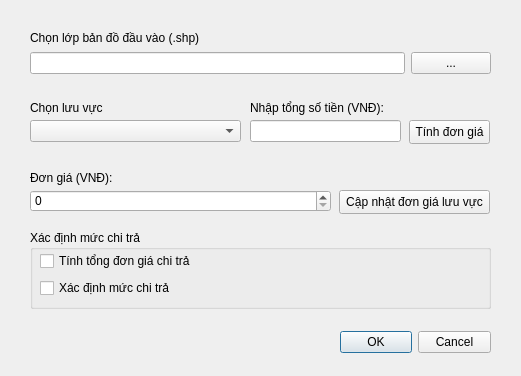
<?xml version="1.0" encoding="UTF-8"?>
<ui version="4.0">
 <class>Dialog_CapNhatDG</class>
 <widget class="QDialog" name="Dialog_CapNhatDG">
  <property name="geometry">
   <rect>
    <x>0</x>
    <y>0</y>
    <width>521</width>
    <height>376</height>
   </rect>
  </property>
  <property name="windowTitle">
   <string>v5PFES - Cập nhật đơn giá</string>
  </property>
  <widget class="QLabel" name="label1">
   <property name="geometry">
    <rect>
     <x>30</x>
     <y>30</y>
     <width>171</width>
     <height>16</height>
    </rect>
   </property>
   <property name="text">
    <string>Chọn lớp bản đồ đầu vào (.shp)</string>
   </property>
  </widget>
  <widget class="QLabel" name="label_2">
   <property name="geometry">
    <rect>
     <x>30</x>
     <y>100</y>
     <width>161</width>
     <height>16</height>
    </rect>
   </property>
   <property name="text">
    <string>Chọn lưu vực </string>
   </property>
  </widget>
  <widget class="QLabel" name="label_3">
   <property name="geometry">
    <rect>
     <x>30</x>
     <y>170</y>
     <width>181</width>
     <height>16</height>
    </rect>
   </property>
   <property name="text">
    <string>Đơn giá (VNĐ):</string>
   </property>
  </widget>
  <widget class="QComboBox" name="comboBox">
   <property name="geometry">
    <rect>
     <x>30</x>
     <y>120</y>
     <width>211</width>
     <height>22</height>
    </rect>
   </property>
  </widget>
  <widget class="QWidget" name="layoutWidget">
   <property name="geometry">
    <rect>
     <x>30</x>
     <y>50</y>
     <width>461</width>
     <height>26</height>
    </rect>
   </property>
   <layout class="QGridLayout" name="gridLayout">
    <item row="0" column="0">
     <widget class="QLineEdit" name="inputShapefile"/>
    </item>
    <item row="0" column="1">
     <widget class="QPushButton" name="btnInputShp">
      <property name="text">
       <string>...</string>
      </property>
     </widget>
    </item>
   </layout>
  </widget>
  <widget class="QPushButton" name="btnPrice">
   <property name="geometry">
    <rect>
     <x>409</x>
     <y>120</y>
     <width>81</width>
     <height>24</height>
    </rect>
   </property>
   <property name="text">
    <string>Tính đơn giá</string>
   </property>
  </widget>
  <widget class="QSpinBox" name="spBx_Price">
   <property name="geometry">
    <rect>
     <x>30</x>
     <y>190</y>
     <width>301</width>
     <height>22</height>
    </rect>
   </property>
  </widget>
  <widget class="QLabel" name="label_4">
   <property name="geometry">
    <rect>
     <x>250</x>
     <y>100</y>
     <width>161</width>
     <height>15</height>
    </rect>
   </property>
   <property name="text">
    <string>Nhập tổng số tiền (VNĐ):</string>
   </property>
  </widget>
  <widget class="QLineEdit" name="InMoney">
   <property name="geometry">
    <rect>
     <x>250</x>
     <y>120</y>
     <width>151</width>
     <height>22</height>
    </rect>
   </property>
  </widget>
  <widget class="QPushButton" name="btnUpdate">
   <property name="geometry">
    <rect>
     <x>339</x>
     <y>190</y>
     <width>151</width>
     <height>24</height>
    </rect>
   </property>
   <property name="text">
    <string>Cập nhật đơn giá lưu vực</string>
   </property>
  </widget>
  <widget class="QGroupBox" name="groupBox_6">
   <property name="geometry">
    <rect>
     <x>30</x>
     <y>230</y>
     <width>461</width>
     <height>79</height>
    </rect>
   </property>
   <property name="title">
    <string>Xác định mức chi trả</string>
   </property>
   <widget class="QWidget" name="verticalLayoutWidget_2">
    <property name="geometry">
     <rect>
      <x>10</x>
      <y>20</y>
      <width>291</width>
      <height>51</height>
     </rect>
    </property>
    <layout class="QVBoxLayout" name="verticalLayout_5">
     <item>
      <widget class="QCheckBox" name="dg_cBx">
       <property name="text">
        <string>Tính tổng đơn giá chi trả</string>
       </property>
      </widget>
     </item>
     <item>
      <widget class="QCheckBox" name="xdmct_cBx">
       <property name="text">
        <string>Xác định mức chi trả</string>
       </property>
      </widget>
     </item>
    </layout>
   </widget>
  </widget>
  <widget class="QDialogButtonBox" name="buttonBox">
   <property name="geometry">
    <rect>
     <x>340</x>
     <y>330</y>
     <width>151</width>
     <height>24</height>
    </rect>
   </property>
   <property name="standardButtons">
    <set>QDialogButtonBox::Cancel|QDialogButtonBox::Ok</set>
   </property>
  </widget>
 </widget>
 <resources/>
 <connections/>
</ui>
